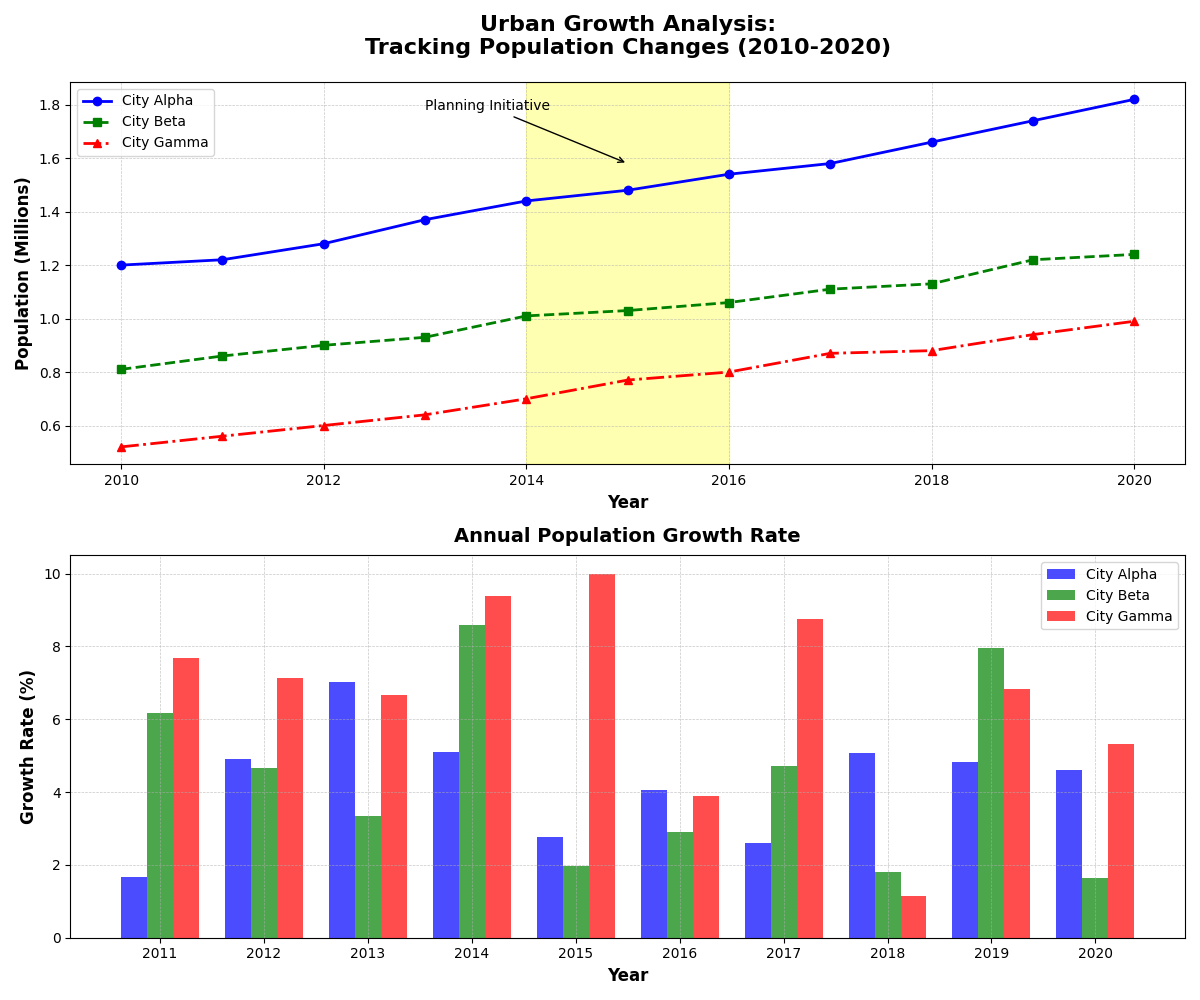

Source code (Python):
import matplotlib.pyplot as plt
import numpy as np

years = np.arange(2010, 2021)

# Randomized population data for three cities while maintaining structure
city1_population = [1.2, 1.22, 1.28, 1.37, 1.44, 1.48, 1.54, 1.58, 1.66, 1.74, 1.82]
city2_population = [0.81, 0.86, 0.9, 0.93, 1.01, 1.03, 1.06, 1.11, 1.13, 1.22, 1.24]
city3_population = [0.52, 0.56, 0.6, 0.64, 0.7, 0.77, 0.8, 0.87, 0.88, 0.94, 0.99]

def calculate_annual_growth_rate(data):
    return [100 * (data[k+1] - data[k]) / data[k] for k in range(len(data)-1)]

city1_growth = calculate_annual_growth_rate(city1_population)
city2_growth = calculate_annual_growth_rate(city2_population)
city3_growth = calculate_annual_growth_rate(city3_population)

fig, (ax1, ax2) = plt.subplots(2, 1, figsize=(12, 10))

ax1.plot(years, city1_population, marker='o', linestyle='-', color='blue', linewidth=2, label='City Alpha')
ax1.plot(years, city2_population, marker='s', linestyle='--', color='green', linewidth=2, label='City Beta')
ax1.plot(years, city3_population, marker='^', linestyle='-.', color='red', linewidth=2, label='City Gamma')
ax1.set_title("Urban Growth Analysis:\nTracking Population Changes (2010-2020)", fontsize=16, fontweight='bold', pad=20)
ax1.set_xlabel('Year', fontsize=12, fontweight='bold')
ax1.set_ylabel('Population (Millions)', fontsize=12, fontweight='bold')
ax1.grid(True, linestyle='--', linewidth=0.5, alpha=0.7)
ax1.legend(loc='upper left', fontsize=10)
ax1.axvspan(2014, 2016, color='yellow', alpha=0.3, label='Urban Planning Initiative')
ax1.annotate('Planning Initiative', xy=(2015, 1.58), xytext=(2013, 1.78),
             arrowprops=dict(arrowstyle='->', connectionstyle='arc3', color='black'),
             fontsize=10, color='black')

ind = np.arange(len(city1_growth))
width = 0.25

ax2.bar(ind - width, city1_growth, width=width, color='blue', alpha=0.7, label='City Alpha')
ax2.bar(ind, city2_growth, width=width, color='green', alpha=0.7, label='City Beta')
ax2.bar(ind + width, city3_growth, width=width, color='red', alpha=0.7, label='City Gamma')
ax2.set_title('Annual Population Growth Rate', fontsize=14, fontweight='bold', pad=10)
ax2.set_xlabel('Year', fontsize=12, fontweight='bold')
ax2.set_ylabel('Growth Rate (%)', fontsize=12, fontweight='bold')
ax2.set_xticks(ind)
ax2.set_xticklabels(years[1:])
ax2.legend(loc='upper right', fontsize=10)
ax2.grid(True, linestyle='--', linewidth=0.5, alpha=0.7)

plt.tight_layout()
plt.show()
